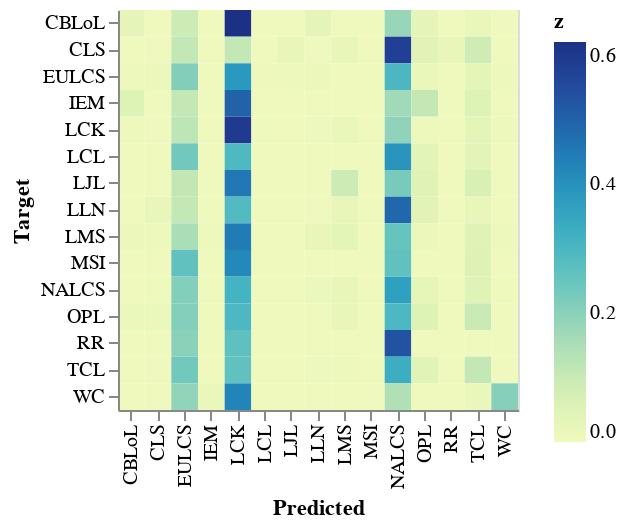

The code cell stored with this chart in its notebook:
### Code cell
pipeline(['gamelength', 'totalgoldblue', 'earlygoldblue', 'midgoldblue',
       'lategoldblue', 'totalgoldred', 'earlygoldred', 'midgoldred',
       'lategoldred', 'earlygolddiff', 'midgolddiff', 'lategolddiff', 'bKills',
       'bTowers', 'bInhibs', 'bDragons', 'bBarons', 'bHeralds', 'rKills',
       'rTowers', 'rInhibs', 'rDragons', 'rBarons', 'rHeralds',
       'Year'], ['League'])

### Figure 1 — Vega-Lite specification as saved in the notebook (floating-point values rounded to 4 significant figures; data arrays with more than 128 entries replaced by an {"elided": "..."} marker saying what was removed)
{"config": {"view": {"continuousWidth": 400, "continuousHeight": 300}}, "data": {"name": "data-b2521ec14ec94a01aa220b065955025d"}, "mark": "rect", "encoding": {"color": {"type": "quantitative", "field": "z"}, "x": {"type": "nominal", "field": "x", "title": "Predicted"}, "y": {"type": "nominal", "field": "y", "title": "Target"}}, "height": 200, "width": 200, "$schema": "https://vega.github.io/schema/vega-lite/v4.8.1.json", "datasets": {"data-b2521ec14ec94a01aa220b065955025d": {"elided": "225 records"}}}
